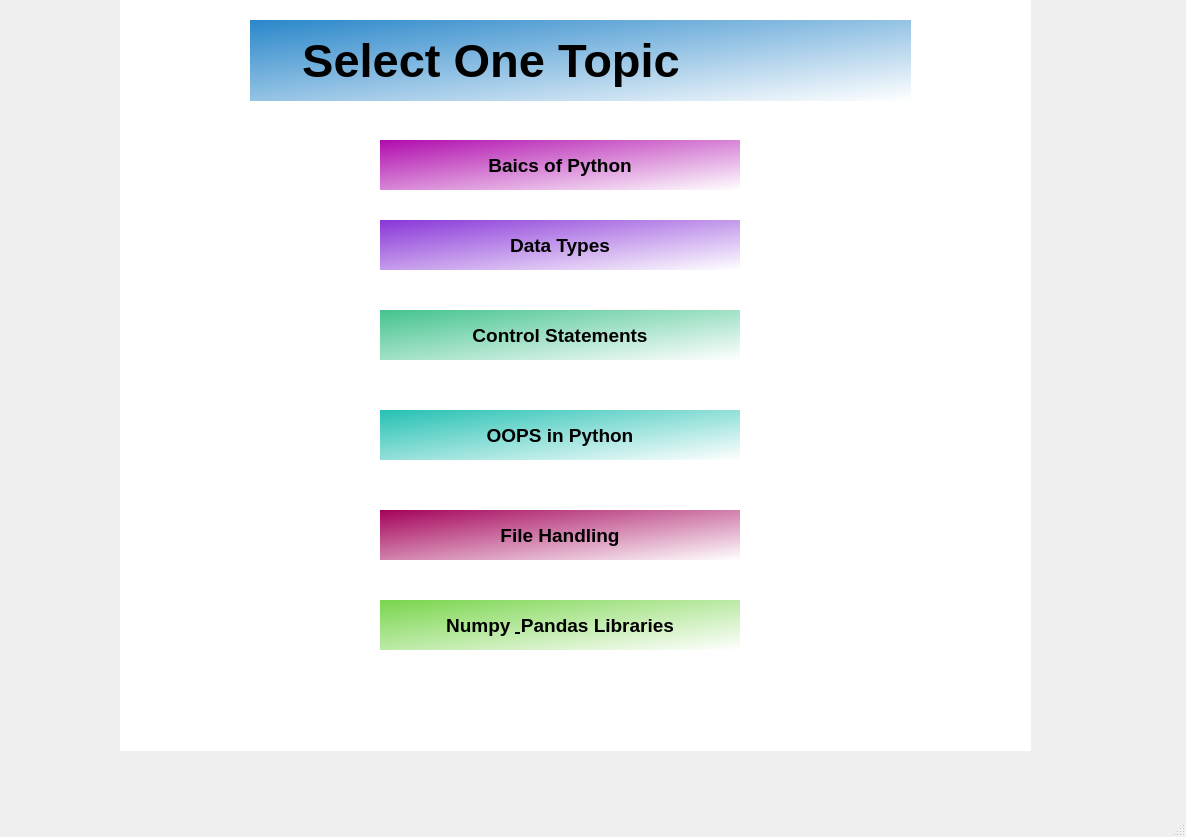
<?xml version="1.0" encoding="UTF-8"?>
<ui version="4.0">
 <class>MainWindow50</class>
 <widget class="QMainWindow" name="MainWindow50">
  <property name="geometry">
   <rect>
    <x>0</x>
    <y>0</y>
    <width>1186</width>
    <height>837</height>
   </rect>
  </property>
  <property name="windowTitle">
   <string>MainWindow</string>
  </property>
  <widget class="QWidget" name="centralwidget">
   <widget class="QWidget" name="widget" native="true">
    <property name="geometry">
     <rect>
      <x>120</x>
      <y>0</y>
      <width>911</width>
      <height>751</height>
     </rect>
    </property>
    <property name="styleSheet">
     <string notr="true">background-image: url(:/image/snow.jpeg);
background-color:rgba(255,255,255,255);
border-top-left-radius:150 px;</string>
    </property>
    <widget class="QLabel" name="label">
     <property name="geometry">
      <rect>
       <x>130</x>
       <y>20</y>
       <width>661</width>
       <height>81</height>
      </rect>
     </property>
     <property name="font">
      <font>
       <pointsize>35</pointsize>
       <weight>75</weight>
       <italic>false</italic>
       <bold>true</bold>
       <underline>false</underline>
       <strikeout>false</strikeout>
      </font>
     </property>
     <property name="styleSheet">
      <string notr="true">QLabel{
background:qlineargradient(spread:pad, x1:0, y1:0, x2:1, y2:1, stop:0 rgba(42, 135, 202, 255), stop:1 rgba(255, 255, 255, 255))
}</string>
     </property>
     <property name="text">
      <string>    Select One Topic</string>
     </property>
    </widget>
    <widget class="QPushButton" name="basicsbtm">
     <property name="geometry">
      <rect>
       <x>260</x>
       <y>140</y>
       <width>360</width>
       <height>50</height>
      </rect>
     </property>
     <property name="font">
      <font>
       <pointsize>14</pointsize>
       <weight>75</weight>
       <bold>true</bold>
      </font>
     </property>
     <property name="styleSheet">
      <string notr="true">QPushButton{
background:qlineargradient(spread:pad, x1:0, y1:0, x2:1, y2:1, stop:0 rgba(176, 11, 173, 255), stop:1 rgba(255, 255, 255, 255))
}</string>
     </property>
     <property name="text">
      <string>Baics of Python</string>
     </property>
    </widget>
    <widget class="QPushButton" name="datatypesbtn">
     <property name="geometry">
      <rect>
       <x>260</x>
       <y>220</y>
       <width>360</width>
       <height>50</height>
      </rect>
     </property>
     <property name="font">
      <font>
       <pointsize>14</pointsize>
       <weight>75</weight>
       <bold>true</bold>
      </font>
     </property>
     <property name="styleSheet">
      <string notr="true">QPushButton{
background:qlineargradient(spread:pad, x1:0, y1:0, x2:1, y2:1, stop:0 rgba(137, 54, 216, 255), stop:1 rgba(255, 255, 255, 255))
}</string>
     </property>
     <property name="text">
      <string>Data Types</string>
     </property>
    </widget>
    <widget class="QPushButton" name="controlstsbtn">
     <property name="geometry">
      <rect>
       <x>260</x>
       <y>310</y>
       <width>360</width>
       <height>50</height>
      </rect>
     </property>
     <property name="font">
      <font>
       <pointsize>14</pointsize>
       <weight>75</weight>
       <bold>true</bold>
      </font>
     </property>
     <property name="styleSheet">
      <string notr="true">QPushButton{
background:qlineargradient(spread:pad, x1:0, y1:0, x2:1, y2:1, stop:0 rgba(68, 195, 142, 255), stop:1 rgba(255, 255, 255, 255))
}</string>
     </property>
     <property name="text">
      <string>Control Statements</string>
     </property>
    </widget>
    <widget class="QPushButton" name="oopsbtn">
     <property name="geometry">
      <rect>
       <x>260</x>
       <y>410</y>
       <width>360</width>
       <height>50</height>
      </rect>
     </property>
     <property name="font">
      <font>
       <pointsize>14</pointsize>
       <weight>75</weight>
       <bold>true</bold>
      </font>
     </property>
     <property name="styleSheet">
      <string notr="true">QPushButton{
background:qlineargradient(spread:pad, x1:0, y1:0, x2:1, y2:1, stop:0 rgba(37, 193, 179, 255), stop:1 rgba(255, 255, 255, 255))
}</string>
     </property>
     <property name="text">
      <string>OOPS in Python</string>
     </property>
    </widget>
    <widget class="QPushButton" name="numpybtn">
     <property name="geometry">
      <rect>
       <x>260</x>
       <y>600</y>
       <width>360</width>
       <height>50</height>
      </rect>
     </property>
     <property name="font">
      <font>
       <pointsize>14</pointsize>
       <weight>75</weight>
       <bold>true</bold>
      </font>
     </property>
     <property name="styleSheet">
      <string notr="true">QPushButton{
background:qlineargradient(spread:pad, x1:0, y1:0, x2:1, y2:1, stop:0 rgba(121, 213, 76, 255), stop:1 rgba(255, 255, 255, 255))
}</string>
     </property>
     <property name="text">
      <string>Numpy &amp; Pandas Libraries</string>
     </property>
    </widget>
    <widget class="QPushButton" name="filehandbtn">
     <property name="geometry">
      <rect>
       <x>260</x>
       <y>510</y>
       <width>360</width>
       <height>50</height>
      </rect>
     </property>
     <property name="font">
      <font>
       <pointsize>14</pointsize>
       <weight>75</weight>
       <bold>true</bold>
      </font>
     </property>
     <property name="styleSheet">
      <string notr="true">QPushButton{
background:qlineargradient(spread:pad, x1:0, y1:0, x2:1, y2:1, stop:0 rgba(164, 2, 90, 255), stop:1 rgba(255, 255, 255, 255))
}</string>
     </property>
     <property name="text">
      <string>File Handling</string>
     </property>
    </widget>
   </widget>
  </widget>
  <widget class="QMenuBar" name="menubar">
   <property name="geometry">
    <rect>
     <x>0</x>
     <y>0</y>
     <width>1186</width>
     <height>22</height>
    </rect>
   </property>
  </widget>
  <widget class="QStatusBar" name="statusbar"/>
 </widget>
 <resources>
  <include location="images.qrc"/>
 </resources>
 <connections/>
</ui>
